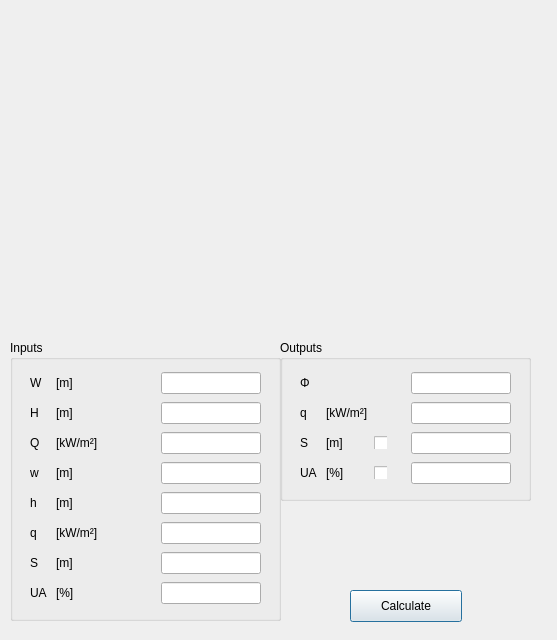
<?xml version="1.0" encoding="UTF-8"?>
<ui version="4.0">
 <class>dialog_4_1_br187_parallel_complex</class>
 <widget class="QDialog" name="dialog_4_1_br187_parallel_complex">
  <property name="geometry">
   <rect>
    <x>0</x>
    <y>0</y>
    <width>557</width>
    <height>640</height>
   </rect>
  </property>
  <property name="windowTitle">
   <string>Dialog</string>
  </property>
  <widget class="QGroupBox" name="groupBox_2">
   <property name="geometry">
    <rect>
     <x>280</x>
     <y>340</y>
     <width>251</width>
     <height>161</height>
    </rect>
   </property>
   <property name="title">
    <string>Outputs</string>
   </property>
   <widget class="QWidget" name="gridLayoutWidget_2">
    <property name="geometry">
     <rect>
      <x>20</x>
      <y>30</y>
      <width>211</width>
      <height>119</height>
     </rect>
    </property>
    <layout class="QGridLayout" name="gridLayout_2">
     <item row="1" column="1">
      <widget class="QLabel" name="label_25">
       <property name="text">
        <string>[kW/m²]</string>
       </property>
      </widget>
     </item>
     <item row="0" column="3">
      <widget class="QLineEdit" name="lineEdit_11">
       <property name="sizePolicy">
        <sizepolicy hsizetype="Fixed" vsizetype="Fixed">
         <horstretch>0</horstretch>
         <verstretch>0</verstretch>
        </sizepolicy>
       </property>
       <property name="minimumSize">
        <size>
         <width>0</width>
         <height>0</height>
        </size>
       </property>
       <property name="maximumSize">
        <size>
         <width>100</width>
         <height>16777215</height>
        </size>
       </property>
      </widget>
     </item>
     <item row="2" column="3">
      <widget class="QLineEdit" name="lineEdit_10">
       <property name="sizePolicy">
        <sizepolicy hsizetype="Fixed" vsizetype="Fixed">
         <horstretch>0</horstretch>
         <verstretch>0</verstretch>
        </sizepolicy>
       </property>
       <property name="minimumSize">
        <size>
         <width>0</width>
         <height>0</height>
        </size>
       </property>
       <property name="maximumSize">
        <size>
         <width>100</width>
         <height>16777215</height>
        </size>
       </property>
      </widget>
     </item>
     <item row="1" column="3">
      <widget class="QLineEdit" name="lineEdit_12">
       <property name="sizePolicy">
        <sizepolicy hsizetype="Fixed" vsizetype="Fixed">
         <horstretch>0</horstretch>
         <verstretch>0</verstretch>
        </sizepolicy>
       </property>
       <property name="minimumSize">
        <size>
         <width>0</width>
         <height>0</height>
        </size>
       </property>
       <property name="maximumSize">
        <size>
         <width>100</width>
         <height>16777215</height>
        </size>
       </property>
      </widget>
     </item>
     <item row="3" column="3">
      <widget class="QLineEdit" name="lineEdit_9">
       <property name="sizePolicy">
        <sizepolicy hsizetype="Fixed" vsizetype="Fixed">
         <horstretch>0</horstretch>
         <verstretch>0</verstretch>
        </sizepolicy>
       </property>
       <property name="minimumSize">
        <size>
         <width>0</width>
         <height>0</height>
        </size>
       </property>
       <property name="maximumSize">
        <size>
         <width>100</width>
         <height>16777215</height>
        </size>
       </property>
      </widget>
     </item>
     <item row="0" column="2">
      <spacer name="horizontalSpacer_2">
       <property name="orientation">
        <enum>Qt::Horizontal</enum>
       </property>
       <property name="sizeHint" stdset="0">
        <size>
         <width>10</width>
         <height>20</height>
        </size>
       </property>
      </spacer>
     </item>
     <item row="0" column="0">
      <widget class="QLabel" name="label_11">
       <property name="sizePolicy">
        <sizepolicy hsizetype="Fixed" vsizetype="Fixed">
         <horstretch>0</horstretch>
         <verstretch>0</verstretch>
        </sizepolicy>
       </property>
       <property name="minimumSize">
        <size>
         <width>20</width>
         <height>0</height>
        </size>
       </property>
       <property name="maximumSize">
        <size>
         <width>20</width>
         <height>16777215</height>
        </size>
       </property>
       <property name="text">
        <string>Φ</string>
       </property>
      </widget>
     </item>
     <item row="3" column="1">
      <widget class="QLabel" name="label_21">
       <property name="text">
        <string>[%]</string>
       </property>
      </widget>
     </item>
     <item row="3" column="0">
      <widget class="QLabel" name="label_9">
       <property name="sizePolicy">
        <sizepolicy hsizetype="Fixed" vsizetype="Fixed">
         <horstretch>0</horstretch>
         <verstretch>0</verstretch>
        </sizepolicy>
       </property>
       <property name="minimumSize">
        <size>
         <width>20</width>
         <height>0</height>
        </size>
       </property>
       <property name="maximumSize">
        <size>
         <width>20</width>
         <height>16777215</height>
        </size>
       </property>
       <property name="text">
        <string>UA</string>
       </property>
      </widget>
     </item>
     <item row="2" column="0">
      <widget class="QLabel" name="label_10">
       <property name="sizePolicy">
        <sizepolicy hsizetype="Fixed" vsizetype="Fixed">
         <horstretch>0</horstretch>
         <verstretch>0</verstretch>
        </sizepolicy>
       </property>
       <property name="minimumSize">
        <size>
         <width>20</width>
         <height>0</height>
        </size>
       </property>
       <property name="maximumSize">
        <size>
         <width>20</width>
         <height>16777215</height>
        </size>
       </property>
       <property name="text">
        <string>S</string>
       </property>
      </widget>
     </item>
     <item row="1" column="0">
      <widget class="QLabel" name="label_12">
       <property name="sizePolicy">
        <sizepolicy hsizetype="Fixed" vsizetype="Fixed">
         <horstretch>0</horstretch>
         <verstretch>0</verstretch>
        </sizepolicy>
       </property>
       <property name="minimumSize">
        <size>
         <width>20</width>
         <height>0</height>
        </size>
       </property>
       <property name="maximumSize">
        <size>
         <width>20</width>
         <height>16777215</height>
        </size>
       </property>
       <property name="text">
        <string>q</string>
       </property>
      </widget>
     </item>
     <item row="2" column="1">
      <widget class="QLabel" name="label_22">
       <property name="text">
        <string>[m]</string>
       </property>
      </widget>
     </item>
     <item row="2" column="2">
      <widget class="QCheckBox" name="checkBox">
       <property name="sizePolicy">
        <sizepolicy hsizetype="Fixed" vsizetype="Fixed">
         <horstretch>0</horstretch>
         <verstretch>0</verstretch>
        </sizepolicy>
       </property>
       <property name="minimumSize">
        <size>
         <width>13</width>
         <height>13</height>
        </size>
       </property>
       <property name="maximumSize">
        <size>
         <width>13</width>
         <height>13</height>
        </size>
       </property>
       <property name="text">
        <string/>
       </property>
      </widget>
     </item>
     <item row="3" column="2">
      <widget class="QCheckBox" name="checkBox_2">
       <property name="sizePolicy">
        <sizepolicy hsizetype="Fixed" vsizetype="Fixed">
         <horstretch>0</horstretch>
         <verstretch>0</verstretch>
        </sizepolicy>
       </property>
       <property name="minimumSize">
        <size>
         <width>13</width>
         <height>13</height>
        </size>
       </property>
       <property name="maximumSize">
        <size>
         <width>13</width>
         <height>13</height>
        </size>
       </property>
       <property name="text">
        <string/>
       </property>
      </widget>
     </item>
    </layout>
   </widget>
  </widget>
  <widget class="QGroupBox" name="groupBox">
   <property name="geometry">
    <rect>
     <x>10</x>
     <y>340</y>
     <width>271</width>
     <height>281</height>
    </rect>
   </property>
   <property name="title">
    <string>Inputs</string>
   </property>
   <widget class="QWidget" name="gridLayoutWidget_3">
    <property name="geometry">
     <rect>
      <x>20</x>
      <y>30</y>
      <width>231</width>
      <height>240</height>
     </rect>
    </property>
    <layout class="QGridLayout" name="gridLayout_3">
     <item row="2" column="0">
      <widget class="QLabel" name="label_23">
       <property name="sizePolicy">
        <sizepolicy hsizetype="Fixed" vsizetype="Fixed">
         <horstretch>0</horstretch>
         <verstretch>0</verstretch>
        </sizepolicy>
       </property>
       <property name="minimumSize">
        <size>
         <width>20</width>
         <height>0</height>
        </size>
       </property>
       <property name="maximumSize">
        <size>
         <width>20</width>
         <height>16777215</height>
        </size>
       </property>
       <property name="toolTip">
        <string>Heat flux of emitter</string>
       </property>
       <property name="text">
        <string>Q</string>
       </property>
      </widget>
     </item>
     <item row="4" column="0">
      <widget class="QLabel" name="label_24">
       <property name="sizePolicy">
        <sizepolicy hsizetype="Fixed" vsizetype="Fixed">
         <horstretch>0</horstretch>
         <verstretch>0</verstretch>
        </sizepolicy>
       </property>
       <property name="minimumSize">
        <size>
         <width>20</width>
         <height>0</height>
        </size>
       </property>
       <property name="maximumSize">
        <size>
         <width>20</width>
         <height>16777215</height>
        </size>
       </property>
       <property name="toolTip">
        <string>Height of receiver</string>
       </property>
       <property name="text">
        <string>h</string>
       </property>
      </widget>
     </item>
     <item row="1" column="0">
      <widget class="QLabel" name="label_26">
       <property name="sizePolicy">
        <sizepolicy hsizetype="Fixed" vsizetype="Fixed">
         <horstretch>0</horstretch>
         <verstretch>0</verstretch>
        </sizepolicy>
       </property>
       <property name="minimumSize">
        <size>
         <width>20</width>
         <height>0</height>
        </size>
       </property>
       <property name="maximumSize">
        <size>
         <width>20</width>
         <height>16777215</height>
        </size>
       </property>
       <property name="toolTip">
        <string>Height of emitter</string>
       </property>
       <property name="text">
        <string>H</string>
       </property>
      </widget>
     </item>
     <item row="5" column="0">
      <widget class="QLabel" name="label_27">
       <property name="sizePolicy">
        <sizepolicy hsizetype="Fixed" vsizetype="Fixed">
         <horstretch>0</horstretch>
         <verstretch>0</verstretch>
        </sizepolicy>
       </property>
       <property name="minimumSize">
        <size>
         <width>20</width>
         <height>0</height>
        </size>
       </property>
       <property name="maximumSize">
        <size>
         <width>20</width>
         <height>16777215</height>
        </size>
       </property>
       <property name="toolTip">
        <string>Acceptable heat flux at receiver</string>
       </property>
       <property name="text">
        <string>q</string>
       </property>
      </widget>
     </item>
     <item row="5" column="3">
      <widget class="QLineEdit" name="lineEdit_13">
       <property name="sizePolicy">
        <sizepolicy hsizetype="Fixed" vsizetype="Fixed">
         <horstretch>0</horstretch>
         <verstretch>0</verstretch>
        </sizepolicy>
       </property>
       <property name="minimumSize">
        <size>
         <width>0</width>
         <height>0</height>
        </size>
       </property>
       <property name="maximumSize">
        <size>
         <width>100</width>
         <height>16777215</height>
        </size>
       </property>
       <property name="baseSize">
        <size>
         <width>0</width>
         <height>0</height>
        </size>
       </property>
      </widget>
     </item>
     <item row="6" column="0">
      <widget class="QLabel" name="label_28">
       <property name="sizePolicy">
        <sizepolicy hsizetype="Fixed" vsizetype="Fixed">
         <horstretch>0</horstretch>
         <verstretch>0</verstretch>
        </sizepolicy>
       </property>
       <property name="minimumSize">
        <size>
         <width>20</width>
         <height>0</height>
        </size>
       </property>
       <property name="maximumSize">
        <size>
         <width>20</width>
         <height>16777215</height>
        </size>
       </property>
       <property name="toolTip">
        <string>Separation distance between emitter and receiver</string>
       </property>
       <property name="text">
        <string>S</string>
       </property>
      </widget>
     </item>
     <item row="0" column="3">
      <widget class="QLineEdit" name="lineEdit_14">
       <property name="sizePolicy">
        <sizepolicy hsizetype="Fixed" vsizetype="Fixed">
         <horstretch>0</horstretch>
         <verstretch>0</verstretch>
        </sizepolicy>
       </property>
       <property name="minimumSize">
        <size>
         <width>0</width>
         <height>0</height>
        </size>
       </property>
       <property name="maximumSize">
        <size>
         <width>100</width>
         <height>16777215</height>
        </size>
       </property>
       <property name="baseSize">
        <size>
         <width>0</width>
         <height>0</height>
        </size>
       </property>
      </widget>
     </item>
     <item row="2" column="3">
      <widget class="QLineEdit" name="lineEdit_15">
       <property name="sizePolicy">
        <sizepolicy hsizetype="Fixed" vsizetype="Fixed">
         <horstretch>0</horstretch>
         <verstretch>0</verstretch>
        </sizepolicy>
       </property>
       <property name="minimumSize">
        <size>
         <width>0</width>
         <height>0</height>
        </size>
       </property>
       <property name="maximumSize">
        <size>
         <width>100</width>
         <height>16777215</height>
        </size>
       </property>
       <property name="baseSize">
        <size>
         <width>0</width>
         <height>0</height>
        </size>
       </property>
      </widget>
     </item>
     <item row="3" column="0">
      <widget class="QLabel" name="label_29">
       <property name="sizePolicy">
        <sizepolicy hsizetype="Fixed" vsizetype="Fixed">
         <horstretch>0</horstretch>
         <verstretch>0</verstretch>
        </sizepolicy>
       </property>
       <property name="minimumSize">
        <size>
         <width>20</width>
         <height>0</height>
        </size>
       </property>
       <property name="maximumSize">
        <size>
         <width>20</width>
         <height>16777215</height>
        </size>
       </property>
       <property name="toolTip">
        <string>Width of receiver</string>
       </property>
       <property name="text">
        <string>w</string>
       </property>
      </widget>
     </item>
     <item row="1" column="3">
      <widget class="QLineEdit" name="lineEdit_16">
       <property name="sizePolicy">
        <sizepolicy hsizetype="Fixed" vsizetype="Fixed">
         <horstretch>0</horstretch>
         <verstretch>0</verstretch>
        </sizepolicy>
       </property>
       <property name="minimumSize">
        <size>
         <width>0</width>
         <height>0</height>
        </size>
       </property>
       <property name="maximumSize">
        <size>
         <width>100</width>
         <height>16777215</height>
        </size>
       </property>
       <property name="baseSize">
        <size>
         <width>0</width>
         <height>0</height>
        </size>
       </property>
      </widget>
     </item>
     <item row="0" column="2">
      <spacer name="horizontalSpacer_3">
       <property name="orientation">
        <enum>Qt::Horizontal</enum>
       </property>
       <property name="sizeHint" stdset="0">
        <size>
         <width>10</width>
         <height>20</height>
        </size>
       </property>
      </spacer>
     </item>
     <item row="0" column="0">
      <widget class="QLabel" name="label_30">
       <property name="minimumSize">
        <size>
         <width>20</width>
         <height>0</height>
        </size>
       </property>
       <property name="maximumSize">
        <size>
         <width>20</width>
         <height>16777215</height>
        </size>
       </property>
       <property name="toolTip">
        <string>Width of emitter</string>
       </property>
       <property name="text">
        <string>W</string>
       </property>
      </widget>
     </item>
     <item row="7" column="0">
      <widget class="QLabel" name="label_31">
       <property name="sizePolicy">
        <sizepolicy hsizetype="Fixed" vsizetype="Fixed">
         <horstretch>0</horstretch>
         <verstretch>0</verstretch>
        </sizepolicy>
       </property>
       <property name="minimumSize">
        <size>
         <width>20</width>
         <height>0</height>
        </size>
       </property>
       <property name="maximumSize">
        <size>
         <width>20</width>
         <height>16777215</height>
        </size>
       </property>
       <property name="toolTip">
        <string>Unprotected area</string>
       </property>
       <property name="text">
        <string>UA</string>
       </property>
      </widget>
     </item>
     <item row="3" column="3">
      <widget class="QLineEdit" name="lineEdit_17">
       <property name="sizePolicy">
        <sizepolicy hsizetype="Fixed" vsizetype="Fixed">
         <horstretch>0</horstretch>
         <verstretch>0</verstretch>
        </sizepolicy>
       </property>
       <property name="minimumSize">
        <size>
         <width>0</width>
         <height>0</height>
        </size>
       </property>
       <property name="maximumSize">
        <size>
         <width>100</width>
         <height>16777215</height>
        </size>
       </property>
       <property name="baseSize">
        <size>
         <width>0</width>
         <height>0</height>
        </size>
       </property>
      </widget>
     </item>
     <item row="7" column="3">
      <widget class="QLineEdit" name="lineEdit_18">
       <property name="sizePolicy">
        <sizepolicy hsizetype="Fixed" vsizetype="Fixed">
         <horstretch>0</horstretch>
         <verstretch>0</verstretch>
        </sizepolicy>
       </property>
       <property name="minimumSize">
        <size>
         <width>0</width>
         <height>0</height>
        </size>
       </property>
       <property name="maximumSize">
        <size>
         <width>100</width>
         <height>16777215</height>
        </size>
       </property>
       <property name="baseSize">
        <size>
         <width>0</width>
         <height>0</height>
        </size>
       </property>
      </widget>
     </item>
     <item row="4" column="3">
      <widget class="QLineEdit" name="lineEdit_19">
       <property name="sizePolicy">
        <sizepolicy hsizetype="Fixed" vsizetype="Fixed">
         <horstretch>0</horstretch>
         <verstretch>0</verstretch>
        </sizepolicy>
       </property>
       <property name="minimumSize">
        <size>
         <width>0</width>
         <height>0</height>
        </size>
       </property>
       <property name="maximumSize">
        <size>
         <width>100</width>
         <height>16777215</height>
        </size>
       </property>
       <property name="baseSize">
        <size>
         <width>0</width>
         <height>0</height>
        </size>
       </property>
      </widget>
     </item>
     <item row="6" column="3">
      <widget class="QLineEdit" name="lineEdit_20">
       <property name="sizePolicy">
        <sizepolicy hsizetype="Fixed" vsizetype="Fixed">
         <horstretch>0</horstretch>
         <verstretch>0</verstretch>
        </sizepolicy>
       </property>
       <property name="minimumSize">
        <size>
         <width>0</width>
         <height>0</height>
        </size>
       </property>
       <property name="maximumSize">
        <size>
         <width>100</width>
         <height>16777215</height>
        </size>
       </property>
       <property name="baseSize">
        <size>
         <width>0</width>
         <height>0</height>
        </size>
       </property>
      </widget>
     </item>
     <item row="0" column="1">
      <widget class="QLabel" name="label_32">
       <property name="text">
        <string>[m]</string>
       </property>
      </widget>
     </item>
     <item row="1" column="1">
      <widget class="QLabel" name="label_33">
       <property name="text">
        <string>[m]</string>
       </property>
      </widget>
     </item>
     <item row="2" column="1">
      <widget class="QLabel" name="label_34">
       <property name="text">
        <string>[kW/m²]</string>
       </property>
      </widget>
     </item>
     <item row="3" column="1">
      <widget class="QLabel" name="label_35">
       <property name="text">
        <string>[m]</string>
       </property>
      </widget>
     </item>
     <item row="4" column="1">
      <widget class="QLabel" name="label_36">
       <property name="text">
        <string>[m]</string>
       </property>
      </widget>
     </item>
     <item row="5" column="1">
      <widget class="QLabel" name="label_37">
       <property name="text">
        <string>[kW/m²]</string>
       </property>
      </widget>
     </item>
     <item row="6" column="1">
      <widget class="QLabel" name="label_38">
       <property name="text">
        <string>[m]</string>
       </property>
      </widget>
     </item>
     <item row="7" column="1">
      <widget class="QLabel" name="label_39">
       <property name="text">
        <string>[%]</string>
       </property>
      </widget>
     </item>
    </layout>
   </widget>
  </widget>
  <widget class="QPushButton" name="pushButton">
   <property name="geometry">
    <rect>
     <x>350</x>
     <y>590</y>
     <width>112</width>
     <height>32</height>
    </rect>
   </property>
   <property name="text">
    <string>Calculate</string>
   </property>
  </widget>
  <widget class="QLabel" name="label">
   <property name="geometry">
    <rect>
     <x>40</x>
     <y>20</y>
     <width>400</width>
     <height>321</height>
    </rect>
   </property>
   <property name="text">
    <string/>
   </property>
   <property name="pixmap">
    <pixmap>images/phi_calculator_400_321.png</pixmap>
   </property>
  </widget>
 </widget>
 <resources/>
 <connections/>
</ui>
